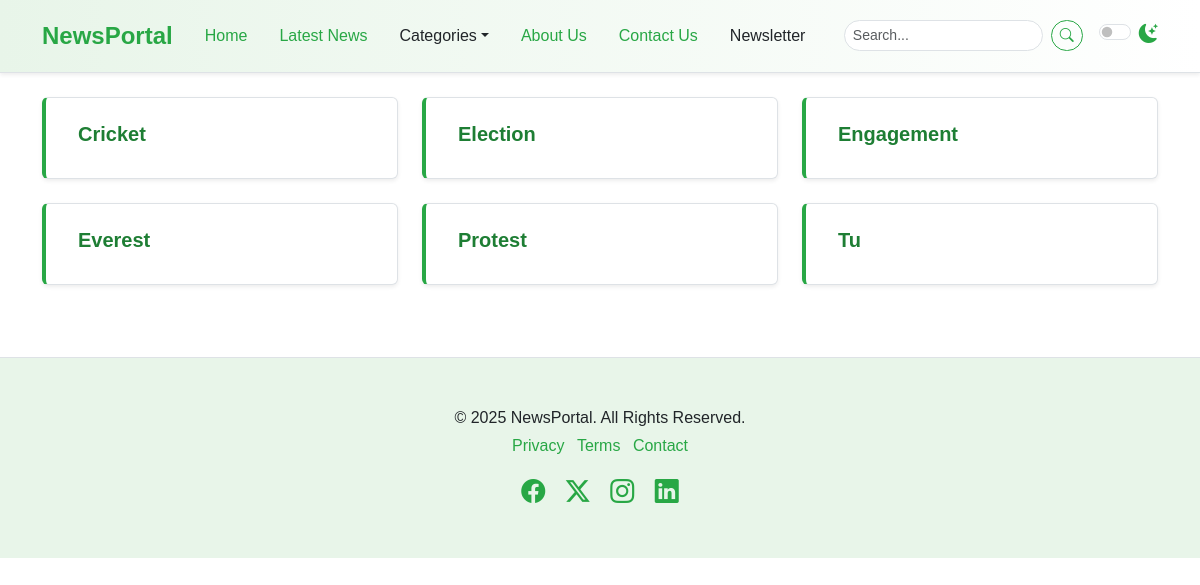
Page /categories/ on the earlier database version.
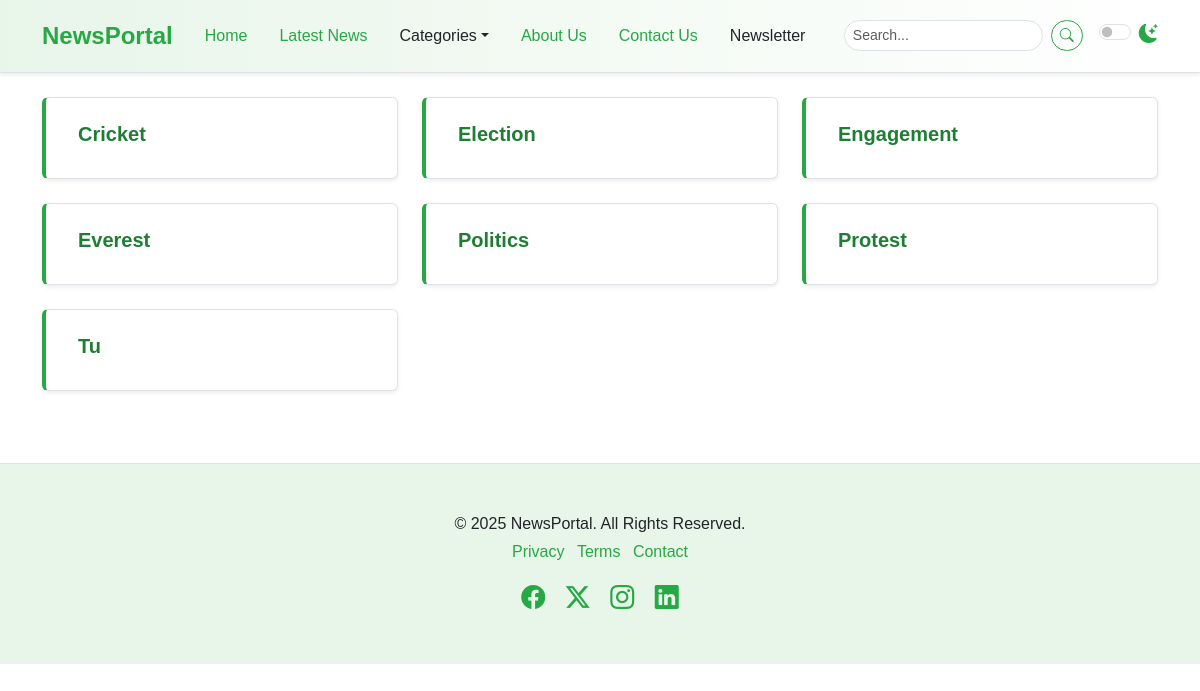
Same page on the later database version.
### newspaper/models.py (models this page shows, shortened)
class TimeStampedModel(models.Model):
    created_at = models.DateTimeField(auto_now_add=True)
    updated_at = models.DateTimeField(auto_now=True)
    class Meta:
        abstract = True # Don't create a table in DB

class Category(TimeStampedModel):
    name = models.CharField(max_length=100)
    icon = models.CharField(max_length=100, null=True, blank=True)
    description = models.TextField(null=True, blank=True)
    class Meta:
        ordering = ["name"] # category.objects.all()
        verbose_name = "category"
        verbose_name_plural = "Categories"

### newspaper/views.py (the view)
# urls.py: path("categories/", AllCategoriesView.as_view(), name="all-categories"),
class AllCategoriesView(ListView):
    model = Category
    template_name = "all_categories.html"  # create this template
    context_object_name = "categories"

### newspaper/nav.py (called while the page is built)
def navigation(request):
    categories = Category.objects.all()
    return {"categories": categories}

### templates/all_categories.html (shortened to what this page needs)
{% extends "newsportal/base.html" %}
{% block content %}
<div class="container py-4">
    <div class="row row-cols-1 row-cols-md-3 g-4">
        {% for category in categories %}
            <div class="col">
                <div class="card h-100 shadow-sm list-item-card">
                    <div class="card-body">
                        <h5 class="card-title">
                            <a href="category.html"><i class="{{ category.icon }} me-2"></i>{{ category.name|title }}</a>
                        </h5>
                    </div>
                </div>
            </div>
        {% endfor %}
    </div>
</div>
{% endblock %}

Differences in the rows shown:
added Category: name "Politics"
